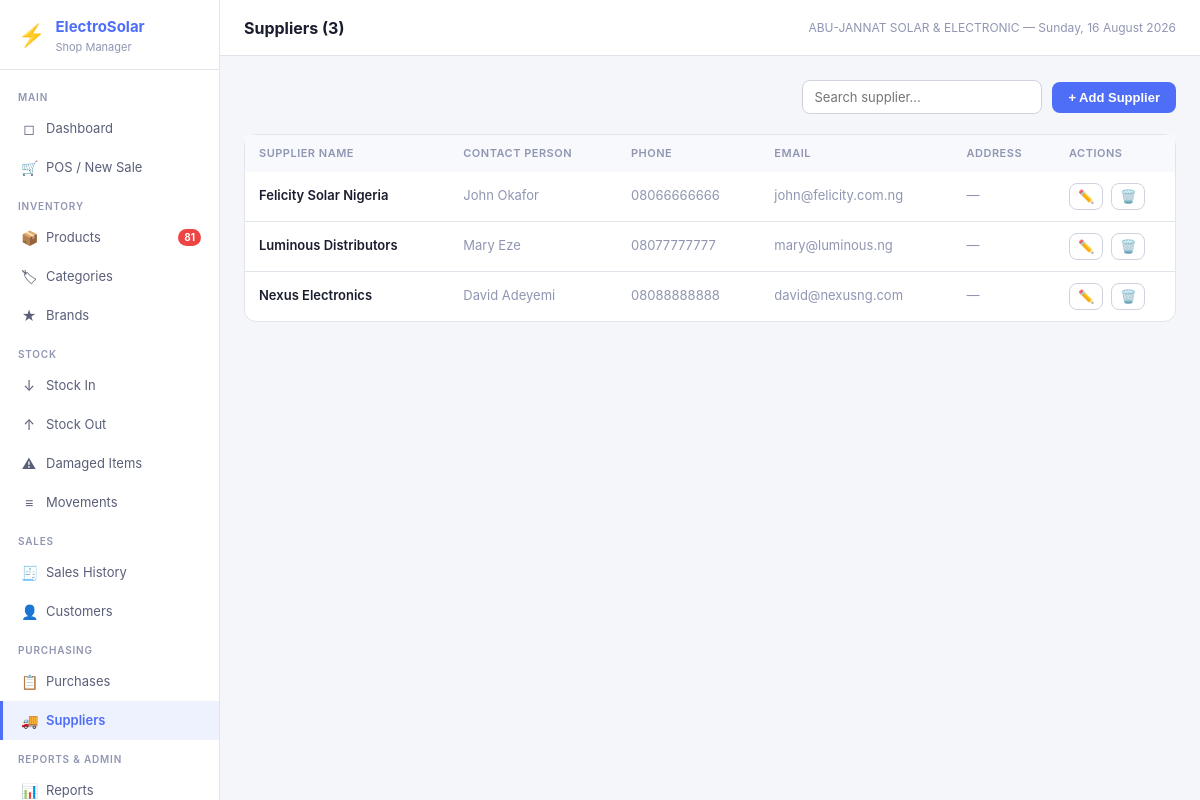
Screenshot of /suppliers (signed in) with the database file from the repository.
### tables this page shows
CREATE TABLE settings (
            key TEXT PRIMARY KEY,
            value TEXT
        );

CREATE TABLE suppliers (
            id INTEGER PRIMARY KEY AUTOINCREMENT,
            name TEXT NOT NULL,
            contact_person TEXT,
            phone TEXT,
            email TEXT,
            address TEXT,
            created_at TEXT NOT NULL DEFAULT (datetime('now'))
        );

### app.py (the view)
@app.route('/suppliers')
@login_required
def suppliers():
    items = query("SELECT * FROM suppliers ORDER BY name")
    return render_template('suppliers.html', suppliers=items)

### app.py (called while the page is built)
def get_db():
    if 'db' not in g:
        g.db = sqlite3.connect(DB_PATH)
        g.db.row_factory = sqlite3.Row
        g.db.execute("PRAGMA foreign_keys = ON")
        g.db.execute("PRAGMA journal_mode = WAL")
    return g.db

def query(sql, args=(), one=False):
    cur = get_db().execute(sql, args)
    rv = cur.fetchall()
    return (rv[0] if rv else None) if one else rv

def login_required(f):
    @wraps(f)
    def decorated(*args, **kwargs):
        if 'user_id' not in session:
            return redirect(url_for('login'))
        return f(*args, **kwargs)
    return decorated

def current_user():
    return {'id': session.get('user_id'), 'username': session.get('username'),
            'full_name': session.get('full_name'), 'role': session.get('role')}

def get_settings():
    rows = query("SELECT key, value FROM settings")
    return {r['key']: r['value'] for r in rows}

@app.context_processor
def inject_globals():
    s = get_settings() if 'user_id' in session else {}
    low_stock = 0
    if 'user_id' in session:
        r = query("SELECT COUNT(*) as c FROM products WHERE is_active=1 AND quantity <= reorder_level", one=True)
        low_stock = r['c'] if r else 0
    return dict(settings=s, current_user=current_user(), low_stock_count=low_stock,
                now=datetime.now())

### templates/suppliers.html (shortened to what this page needs)
{% extends 'base.html' %}
{% block page_title %}Suppliers ({{ suppliers|length }}){% endblock %}
{% block content %}
<div class="page-header">
  <div class="page-actions">
    <input
      type="text"
      id="suppSearch"
      placeholder="Search supplier..."
      oninput="filterTable('suppTable','suppSearch')"
      style="width:240px;"
    >
    <button class="btn btn-primary" onclick="newSupplier()">
      + Add Supplier
    </button>
  </div>
</div>
<div class="card">
  <div class="table-wrap">
    <table id="suppTable">
      <thead>
        <tr>
          <th>Supplier Name</th>
          <th>Contact Person</th>
          <th>Phone</th>
          <th>Email</th>
          <th>Address</th>
          <th style="width:120px;">Actions</th>
        </tr>
      </thead>
      <tbody>
      {% for s in suppliers %}
      <tr data-search="{{ (s.name ~ ' ' ~ (s.phone or '') ~ ' ' ~ (s.email or '') ~ ' ' ~ (s.contact_person or ''))|lower }}">
        <td style="font-weight:600;">
          {{ s.name }}
        </td>
        <td class="text-muted">
          {{ s.contact_person or '—' }}
        </td>
        <td class="text-muted">
          {{ s.phone or '—' }}
        </td>
        <td class="text-muted">
          {{ s.email or '—' }}
        </td>
        <td
          class="text-muted"
          style="max-width:180px;overflow:hidden;text-overflow:ellipsis;white-space:nowrap;"
          title="{{ s.address }}"
        >
          {{ s.address or '—' }}
        </td>
        <td>
          <div style="display:flex;gap:8px;align-items:center;">
            <button
              class="btn-icon"
              title="Edit Supplier"
            >
              ✏️
            </button>
            {% if current_user.role == 'admin' %}
            <form
              method="POST"
              action="{{ url_for('suppliers_delete', sid=s.id) }}"
              style="display:inline;"
              onsubmit="return confirm('Delete {{ s.name }}?')"
            >
              <button
                type="submit"
                class="btn-icon"
                title="Delete Supplier"
                style="color:var(--danger)"
              >
                🗑️
              </button>
            </form>
            {% endif %}
          </div>
        </td>
      </tr>
      {% endfor %}
      </tbody>
    </table>
  </div>
</div>
{% endblock %}

### templates/base.html (shortened to what this page needs)
<!DOCTYPE html>
<html lang="en">
<head>
<link rel="stylesheet" href="{{ url_for('static', filename='css/style.css') }}">
</head>
<body>
<div class="app-shell">
  <aside class="sidebar">
    <div class="sidebar-logo">
      <div class="logo-icon">⚡</div>
      <div>
        <h1>ElectroSolar</h1>
        <p>Shop Manager</p>
      </div>
    </div>
    <nav class="sidebar-nav">
      <div class="nav-section">Main</div>
      <a href="{{ url_for('dashboard') }}" class="nav-item {% if request.endpoint=='dashboard' %}active{% endif %}">
        <span class="nav-icon">◻</span> Dashboard
      </a>
      <a href="{{ url_for('pos') }}" class="nav-item {% if request.endpoint=='pos' %}active{% endif %}">
        <span class="nav-icon">🛒</span> POS / New Sale
      </a>
      <div class="nav-section">Inventory</div>
      <a href="{{ url_for('products') }}" class="nav-item {% if request.endpoint=='products' %}active{% endif %}">
        <span class="nav-icon">📦</span> Products
        {% if low_stock_count > 0 %}<span class="nav-badge">{{ low_stock_count }}</span>{% endif %}
      </a>
      <a href="{{ url_for('categories') }}" class="nav-item {% if request.endpoint=='categories' %}active{% endif %}">
        <span class="nav-icon">🏷</span> Categories
      </a>
      <a href="{{ url_for('brands') }}" class="nav-item {% if request.endpoint=='brands' %}active{% endif %}">
        <span class="nav-icon">★</span> Brands
      </a>
      <div class="nav-section">Stock</div>
      <a href="{{ url_for('stock_in') }}" class="nav-item {% if request.endpoint=='stock_in' %}active{% endif %}">
        <span class="nav-icon">↓</span> Stock In
      </a>
      <a href="{{ url_for('stock_out') }}" class="nav-item {% if request.endpoint=='stock_out' %}active{% endif %}">
        <span class="nav-icon">↑</span> Stock Out
      </a>
      <a href="{{ url_for('stock_damaged') }}" class="nav-item {% if request.endpoint=='stock_damaged' %}active{% endif %}">
        <span class="nav-icon">⚠</span> Damaged Items
      </a>
      <a href="{{ url_for('stock_movements') }}" class="nav-item {% if request.endpoint=='stock_movements' %}active{% endif %}">
        <span class="nav-icon">≡</span> Movements
      </a>
      <div class="nav-section">Sales</div>
      <a href="{{ url_for('sales') }}" class="nav-item {% if request.endpoint in ['sales','sale_detail'] %}active{% endif %}">
        <span class="nav-icon">🧾</span> Sales History
      </a>
      <a href="{{ url_for('customers') }}" class="nav-item {% if request.endpoint in ['customers','customer_history'] %}active{% endif %}">
        <span class="nav-icon">👤</span> Customers
      </a>
      <div class="nav-section">Purchasing</div>
      <a href="{{ url_for('purchases') }}" class="nav-item {% if request.endpoint in ['purchases','purchase_detail'] %}active{% endif %}">
        <span class="nav-icon">📋</span> Purchases
      </a>
      <a href="{{ url_for('suppliers') }}" class="nav-item {% if request.endpoint=='suppliers' %}active{% endif %}">
        <span class="nav-icon">🚚</span> Suppliers
      </a>
      <div class="nav-section">Reports & Admin</div>
      <a href="{{ url_for('reports') }}" class="nav-item {% if request.endpoint=='reports' %}active{% endif %}">
        <span class="nav-icon">📊</span> Reports
      </a>
    </nav>
  </aside>
  <div class="main-area">
    <header class="topbar">
      <h2>{% block page_title %}{% endblock %}</h2>
      <span class="topbar-meta">{{ settings.get('shop_name','ElectroSolar') }} — {{ now.strftime('%A, %d %B %Y') }}</span>
    </header>
    <main class="page-content">
      {% block content %}{% endblock %}
    </main>
  </div>
</div>
</body>
</html>

### static/css/style.css (style rules this page uses)
*, *::before, *::after { box-sizing: border-box; margin: 0; padding: 0; }
:root { --bg: #f5f6fa; --surface: #ffffff; --surface2: #f8f9fc; --border: #e2e4eb; --border2: #d0d3de; --text: #1a1d2e; --text2: #5a5f78; --text3: #9096b2; --accent: #4f6ef7; --accent-hover: #3b58e8; --accent-light: #eef1fe; --success: #22c55e; --success-bg: #f0fdf4; --success-text: #16a34a; --warning: #f59e0b; --warning-bg: #fffbeb; --warning-text: #b45309; --danger: #ef4444; --danger-bg: #fef2f2; --danger-text: #dc2626; --info: #3b82f6; --info-bg: #eff6ff; --info-text: #1d4ed8; --sidebar-w: 220px; --radius: 8px; --radius-lg: 12px; --shadow: 0 1px 3px rgba(0,0,0,0.08); --shadow-md: 0 4px 16px rgba(0,0,0,0.12); }
body { font-family: -apple-system, BlinkMacSystemFont, 'Segoe UI', 'Inter', sans-serif; font-size: 14px; color: var(--text); background: var(--bg); line-height: 1.5; -webkit-font-smoothing: antialiased; }
a { color: var(--accent); text-decoration: none; }
.app-shell { display: flex; min-height: 100vh; }
.sidebar { width: var(--sidebar-w); min-width: var(--sidebar-w); background: var(--surface); border-right: 1px solid var(--border); display: flex; flex-direction: column; position: sticky; top: 0; height: 100vh; overflow-y: auto; }
.sidebar-logo { padding: 16px 18px 14px; border-bottom: 1px solid var(--border); display: flex; align-items: center; gap: 10px; }
.logo-icon { font-size: 22px; }
.sidebar-logo h1 { font-size: 15px; font-weight: 700; color: var(--accent); }
.sidebar-logo p { font-size: 11px; color: var(--text3); }
.sidebar-nav { flex: 1; padding: 8px 0; }
.nav-section { padding: 12px 18px 4px; font-size: 10px; font-weight: 600; color: var(--text3); text-transform: uppercase; letter-spacing: 0.8px; }
.nav-item { display: flex; align-items: center; gap: 9px; padding: 9px 18px; font-size: 13px; color: var(--text2); text-decoration: none; border-left: 3px solid transparent; transition: all 0.12s; }
.nav-item.active { background: var(--accent-light); color: var(--accent); font-weight: 600; border-left-color: var(--accent); }
.nav-icon { font-size: 14px; width: 16px; text-align: center; flex-shrink: 0; }
.nav-badge { margin-left: auto; background: var(--danger); color: white; border-radius: 99px; font-size: 10px; font-weight: 700; padding: 1px 6px; }
.main-area { flex: 1; display: flex; flex-direction: column; min-width: 0; }
.topbar { padding: 0 24px; height: 56px; display: flex; align-items: center; justify-content: space-between; background: var(--surface); border-bottom: 1px solid var(--border); position: sticky; top: 0; z-index: 10; }
.topbar h2 { font-size: 16px; font-weight: 700; }
.topbar-meta { font-size: 12px; color: var(--text3); }
.page-content { flex: 1; padding: 24px; }
.card { background: var(--surface); border: 1px solid var(--border); border-radius: var(--radius-lg); }
.table-wrap { overflow-x: auto; }
table { width: 100%; border-collapse: collapse; font-size: 13px; }
thead { background: var(--surface2); }
th { padding: 10px 14px; text-align: left; font-size: 11px; font-weight: 600; color: var(--text3); text-transform: uppercase; letter-spacing: 0.5px; white-space: nowrap; }
td { padding: 11px 14px; border-bottom: 1px solid var(--border); vertical-align: middle; }
tr:last-child td { border-bottom: none; }
input[type=text], input[type=email], input[type=number], input[type=password], input[type=date], select, textarea { width: 100%; padding: 8px 11px; font-size: 13px; border: 1px solid var(--border2); border-radius: var(--radius); background: var(--surface); color: var(--text); outline: none; transition: border-color 0.15s; font-family: inherit; }
.btn { display: inline-flex; align-items: center; gap: 6px; padding: 8px 16px; font-size: 13px; font-weight: 600; border-radius: var(--radius); cursor: pointer; border: none; transition: all 0.12s; white-space: nowrap; text-decoration: none; }
.btn-primary { background: var(--accent); color: white; }
.btn-icon { padding: 6px 8px; border-radius: var(--radius); background: none; border: 1px solid var(--border2); cursor: pointer; display: inline-flex; align-items: center; color: var(--text2); font-size: 13px; line-height: 1; text-decoration: none; }
.page-header { display: flex; align-items: center; justify-content: space-between; margin-bottom: 20px; }
.page-actions { display: flex; gap: 10px; align-items: center; flex-wrap: wrap; }
.text-muted { color: var(--text3); }

### rows the page displays
settings: get "ABU-JANNAT SOLAR & ELECTRONIC"
suppliers: name "Felicity Solar Nigeria", contact_person "John Okafor", phone "08066666666", email "john@felicity.com.ng", address "—"
suppliers: name "Luminous Distributors", contact_person "Mary Eze", phone "08077777777", email "mary@luminous.ng", address "—"
suppliers: name "Nexus Electronics", contact_person "David Adeyemi", phone "08088888888", email "david@nexusng.com", address "—"

### other values shown
{{ low_stock_count }} "81"
{{ suppliers|length }} "3"
